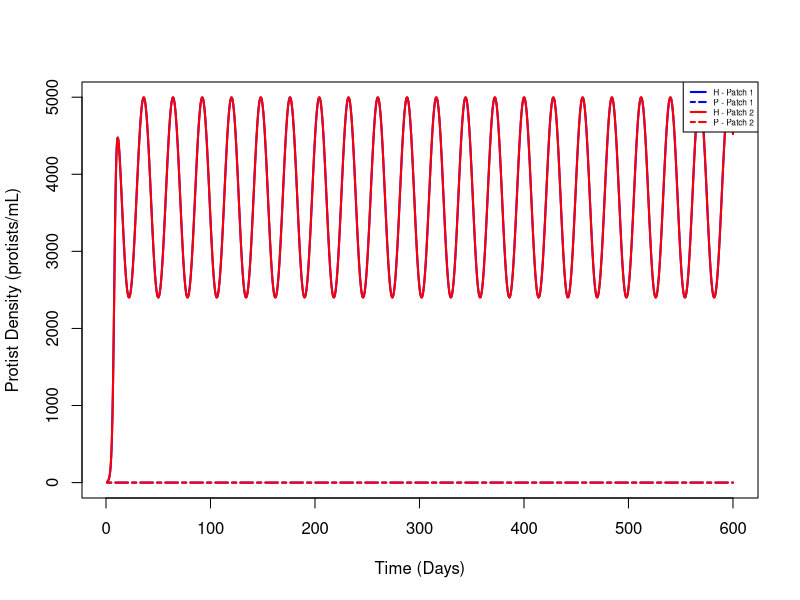
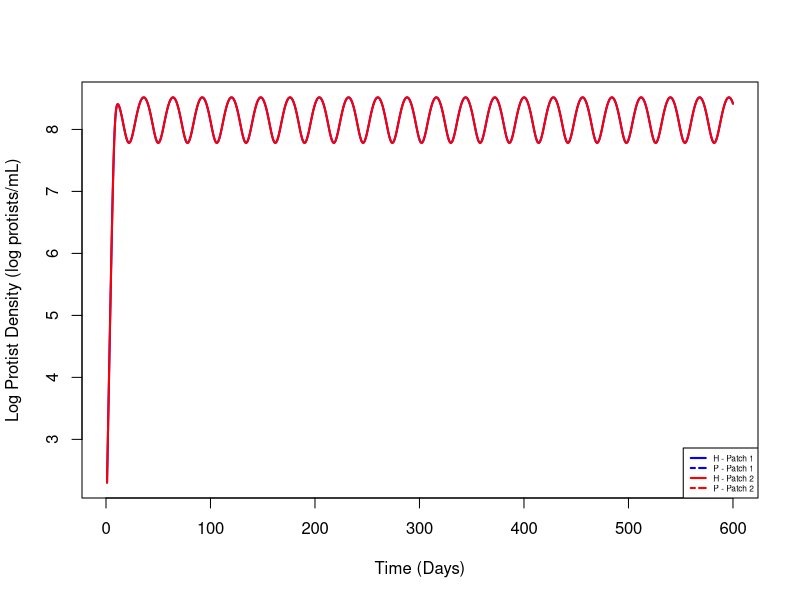

Generate these figures, in order, with R:
# Temperature Cycles and Spatial Synchrony
# Modelling Chapter
# Kaitlin Osterlund

#### Rosenzweig-MacArthur Model with Cyclic Environmental Component ####
# Predator-prey model with prey density that grows with density-dependence
# and predator functional response that is non-linear (type II) with sin 
# wave carrying capacity of prey to simulate cyclic environmental perturbations
# two-patch model - each patch starts at different set initial densities

rm(list=ls(all=T))

library(deSolve)
library(tidyverse)
library(ggplot2)

# Sine wave oscillator
sine.wave<-function(t,x,p){
  z1<-x[1]
  z2<-x[2]
  with(as.list(p),{
    dz1.dt=1
    dz2.dt=cos(z1*(2*pi)*a2)*a1
    return(list(c(dz1.dt,dz2.dt)))
  })
}

tmax<-600 #maximum number of time increments
Time<-seq(1,tmax,by = 0.1)

z1_init<-1 #must be equal to 1. We always start counting time upwards from 1 in R
z2_init<-0 #initial value of the sine wave


a1<-300 # amplitude
# low = 50, medium = 150, high = 300

a2<-(1/28) # period
# 16, 20, 24, 28, 32, 36, 40, 44

# setup cycling parameter
params_sine.wave <- c(a1=a1,a2=a2)
K = 4000 # carrying capacity
sine.wave_model <- ode(c(z1_init,z2_init), Time, sine.wave, params_sine.wave)

wave.signal <- sine.wave_model[,-2]
wave.signal[,2] <- wave.signal[,2] + K

K.wave.input <- approxfun(wave.signal, rule = 2)

# RM model with cyclic K
predpreyRM <- function(t,y,p){
  K.wave.param <- K.wave.input(t)
  H <- y[1]
  P <- y[2]
  with(as.list(p),{
    dH.dt = b*H*(1-(1/K.wave.param)*H)-w*P*H/(D+H)
    dP.dt = e*w*P*H/(D+H)-s*P
    
    return(list(c(dH.dt,dP.dt)))
  })
}


# Set initial predator prey densities
# 50 = asynch, 30 = partial asynch, 20 = close to synch
H.start_patch1 <- 10 # Patch 1 prey
P.start_patch1 <- 0 # Patch 1 predator

H.start_patch2 <- 10 # Patch 2 prey
P.start_patch2 <- 0 # Patch 2 predator

# define parameters
b <- 0.9 # per capita birth rate of prey 
e <- 0.07 # per capita birth rate of predator
w <- 6 # per capita death rate of predator
D <- 1200 # maximum capture rate of prey by predators
s <- 0.2 # half-saturation rate, prey density
K <- 4000 # prey carrying capacity
K_cyc <- sine.wave_model[,3] + K # cyclic carrying capacity

p_RM <- c(b=b, e=e, K=K, w=w, D=D)

# Produce the RM model for both patches

RM_patch1 <- ode(c(H.start_patch1, P.start_patch1), Time, predpreyRM, p_RM)
RM_patch2 <- ode(c(H.start_patch2, P.start_patch2), Time, predpreyRM, p_RM)

# Arrange model dataframe for plotting
RM_merged <- cbind(RM_patch1, RM_patch2)
RM_merged_adjusted <- RM_merged[,-4]
RM_pred.prey_df <- as.data.frame(RM_merged_adjusted)
RM_pred.prey_full.df <- data.frame(RM_pred.prey_df,K_cyc)
colnames(RM_pred.prey_full.df) <- c("time","Prey_Patch.1","Predator_Patch.1",
                                    "Prey_Patch.2","Predator_Patch.2","Cyclic.K")

log_RM_merged_adjusted <- log(RM_merged_adjusted)

# Plot model over time
matplot(Time, cbind(RM_merged_adjusted[,2:5]), type="l", xlab = "Time (Days)",
        ylab = "Protist Density (protists/mL)", lty = c(1,6,1,6), lwd = 2,
        col = c("blue","blue","red","red"))
legend("topright", legend = c("H - Patch 1", "P - Patch 1", "H - Patch 2", "P - Patch 2"),
       lty = c(1,6,1,6), col = c("blue","blue","red","red"), lwd = 2, cex = 0.5)

# Plot model over time - log transformed
matplot(Time, cbind(log_RM_merged_adjusted[,2:5]), type="l", xlab = "Time (Days)",
        ylab = "Log Protist Density (log protists/mL)", lty = c(1,6,1,6), lwd = 2,
        col = c("blue","blue","red","red"))
legend("bottomright", legend = c("H - Patch 1", "P - Patch 1", "H - Patch 2", "P - Patch 2"),
       lty = c(1,6,1,6), col = c("blue","blue","red","red"), lwd = 2, cex = 0.5)
